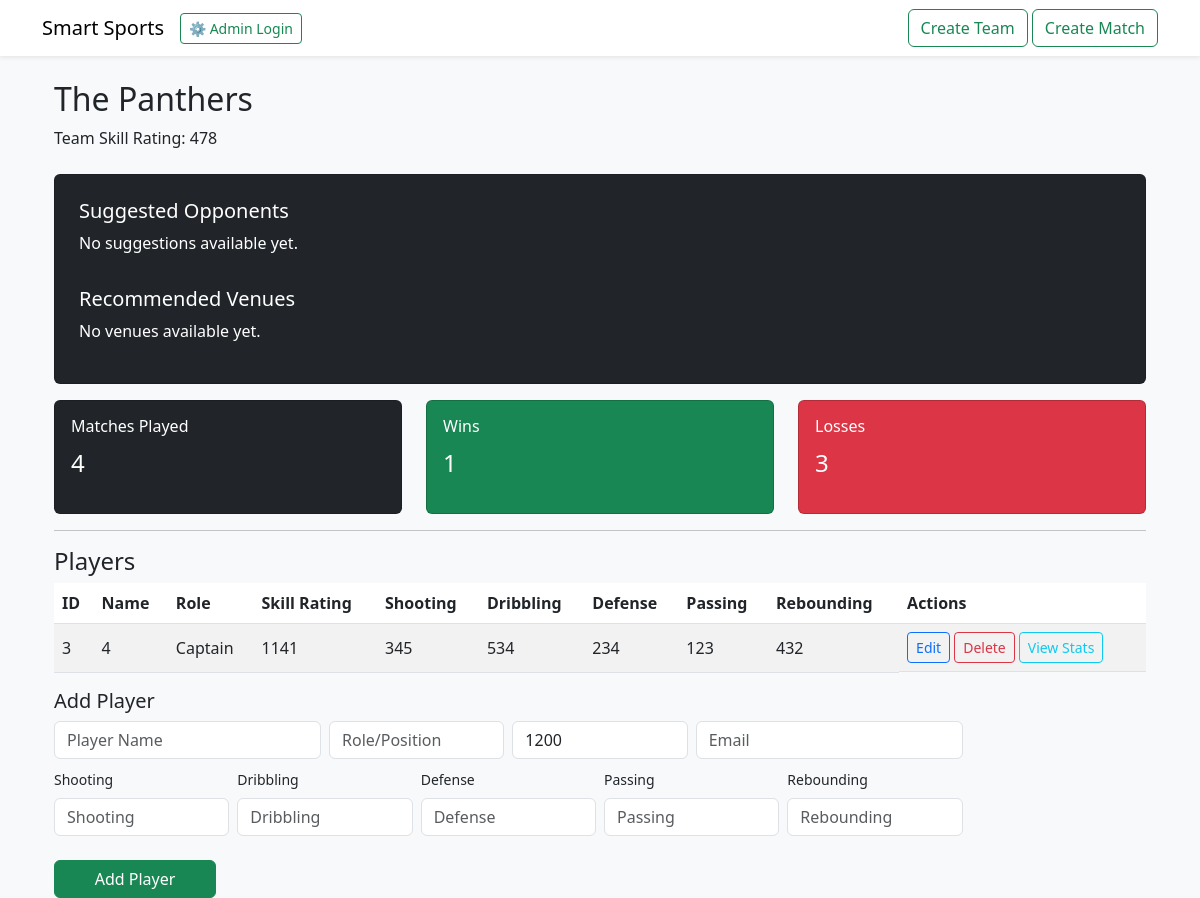
Page /teams/3 on the committed database.
### app/models.py (models this page shows)
class Team(db.Model):
    id = db.Column(db.Integer, primary_key=True)
    name = db.Column(db.String(120), nullable=False)
    color = db.Column(db.String(30), nullable=True)
    skill_rating = db.Column(db.Integer, default=1200)
    created_at = db.Column(db.DateTime, default=datetime.utcnow)
    sport = db.Column(db.String(50), nullable=True, default="soccer")
    captain_id = db.Column(db.Integer, db.ForeignKey('player.id'), nullable=True)
    matches_played = db.Column(db.Integer, default=0)
    matches_won = db.Column(db.Integer, default=0)
    matches_lost = db.Column(db.Integer, default=0)
    players = db.relationship("Player", backref="team", lazy=True, foreign_keys="Player.team_id")

class Player(db.Model):
    id = db.Column(db.Integer, primary_key=True)
    name = db.Column(db.String(120), nullable=False)
    email = db.Column(db.String(200), nullable=True)
    role = db.Column(db.String(80), nullable=True)
    skill_rating = db.Column(db.Integer, default=1200)
    invited = db.Column(db.Boolean, default=False)
    team_id = db.Column(db.Integer, db.ForeignKey('team.id'), nullable=True)
    games_played = db.Column(db.Integer, default=0)
    wins = db.Column(db.Integer, default=0)
    losses = db.Column(db.Integer, default=0)
    is_admin = db.Column(db.Boolean, default=False)
    skills = db.relationship("PlayerSkill", backref="player", lazy=True, cascade="all, delete-orphan")

class PlayerSkill(db.Model):
    id = db.Column(db.Integer, primary_key=True)
    player_id = db.Column(db.Integer, db.ForeignKey('player.id'), nullable=False)
    sport = db.Column(db.String(50), nullable=False)
    name = db.Column(db.String(80), nullable=False)
    value = db.Column(db.Integer, nullable=False, default=0)

### app/routes.py (the view)
@app.route("/teams/<int:team_id>")
def team_detail(team_id):
    team = Team.query.get_or_404(team_id)
    skill_names = skill_fields_for_sport(team.sport)
    players = team.players
    return render_template("team_detail.html", team=team, players=players, skill_names=skill_names)

### app/routes.py (called while the page is built)
def skill_fields_for_sport(sport):
    mapping = {
        "soccer": ["Shooting", "Passing", "Defending", "Speed", "Stamina"],
        "basketball": ["Shooting", "Dribbling", "Defense", "Passing", "Rebounding"],
        "volleyball": ["Serving", "Spiking", "Blocking", "Setting", "Passing"],
        "hockey": ["Shooting", "Skating", "Defense", "Checking", "Passing"],
        "football": ["Throwing", "Catching", "Tackling", "Speed", "Awareness"],
        "cricket": ["Bowling", "Batting", "Fielding", "Speed", "Fitness"],
        "default": ["Skill A", "Skill B", "Skill C", "Skill D", "Skill E"]
    }
    if not sport:
        return mapping["default"]
    return mapping.get(sport.lower(), mapping["default"])

### app/templates/team_detail.html (shortened to what this page needs)
{% extends "base.html" %}
{% block content %}
<div class="container mt-4">
    <h2>{{ team.name }}</h2>
    <p>Team Skill Rating: {{ team.skill_rating }}</p>
    <div class="card p-4 mt-4 bg-dark text-white rounded">
    <h5>Suggested Opponents</h5>
    {% if opponents %}
        <ul>
        {% for opp in opponents %}
            <li>{{ opp.name }} — Skill Rating: {{ opp.skill_rating }}</li>
        {% endfor %}
        </ul>
    {% else %}
        <p>No suggestions available yet.</p>
    {% endif %}
    <h5 class="mt-3">Recommended Venues</h5>
    {% if suggested_venues %}
        <ul>
        {% for v in suggested_venues %}
            <li>{{ v.name }} ({{ v.city or '' }})</li>
        {% endfor %}
        </ul>
    {% else %}
        <p>No venues available yet.</p>
    {% endif %}
    </div>
    <div class="row mt-3 mb-3">
        <div class="col-md-4">
            <div class="card p-3 bg-dark text-white">
                <h6 class="mb-2">Matches Played</h6>
                <p class="fs-4">{{ team.matches_played or 0 }}</p>
            </div>
        </div>
        <div class="col-md-4">
            <div class="card p-3 bg-success text-white">
                <h6 class="mb-2">Wins</h6>
                <p class="fs-4">{{ team.matches_won or 0 }}</p>
            </div>
        </div>
        <div class="col-md-4">
            <div class="card p-3 bg-danger text-white">
                <h6 class="mb-2">Losses</h6>
                <p class="fs-4">{{ team.matches_lost or 0 }}</p>
            </div>
        </div>
    </div>
    <hr>
    <h4>Players</h4>
    <table class="table table-striped align-middle">
        <thead>
            <tr>
                <th>ID</th>
                <th>Name</th>
                <th>Role</th>
                <th>Skill Rating</th>
                {% for skill_name in skill_names %}
                <th>{{ skill_name }}</th>
                {% endfor %}
                <th>Actions</th>
            </tr>
        </thead>
        <tbody>
            {% for p in players %}
            <tr>
                <td>{{ p.id }}</td>
                <td>{{ p.name }}</td>
                <td>{{ p.role or "" }}</td>
                <td>{{ p.skill_rating }}</td>
                {% set player_skills = {} %}
                {% for s in p.skills %}
                    {% set _ = player_skills.update({ s.name: s.value }) %}
                {% endfor %}
                {% for skill_name in skill_names %}
                    <td>{{ player_skills.get(skill_name, '-') }}</td>
                {% endfor %}
                <td class="d-flex flex-wrap gap-1">
                    <a href="{{ url_for('edit_player', player_id=p.id) }}"
                       class="btn btn-sm btn-outline-primary">Edit</a>
                    <a href="{{ url_for('delete_player', player_id=p.id) }}"
                       class="btn btn-sm btn-outline-danger"
                       onclick="return confirm('Delete {{ p.name }}?');">Delete</a>
                    <a href="{{ url_for('player_stats', player_id=p.id) }}"
                       class="btn btn-sm btn-outline-info">View Stats</a>
                </td>
            </tr>
            {% endfor %}
        </tbody>
    </table>
    <form method="POST" action="{{ url_for('team_add_player', team_id=team.id) }}" class="mt-3">
        <h5>Add Player</h5>
        <div class="row g-2 mb-2">
            <div class="col-md-3">
                <input type="text" class="form-control" name="name" placeholder="Player Name" required>
            </div>
            <div class="col-md-2">
                <input type="text" class="form-control" name="role" placeholder="Role/Position">
            </div>
            <div class="col-md-2">
                <input type="number" class="form-control" name="skill" placeholder="Skill Rating" value="1200">
            </div>
            <div class="col-md-3">
                <input type="email" class="form-control" name="email" placeholder="Email">
            </div>
        </div>
        <div class="row g-2">
            {% for skill_name in skill_names %}
            <div class="col-md-2 mb-2">
                <label class="form-label small">{{ skill_name }}</label>
                <input type="number" class="form-control"
                       name="skill_{{ skill_name.replace(' ', '_') }}"
                       min="0" max="999"
                       placeholder="{{ skill_name }}">
            </div>
            {% endfor %}
        </div>
        <div class="row mt-3">
            <div class="col-md-2">
                <button type="submit" class="btn btn-success w-100">Add Player</button>
            </div>
        </div>
    </form>
</div>
{% endblock %}

### rows in the picture
Team: name "The Panthers", skill_rating "478", matches_played "4", matches_won "1", matches_lost "3"
Player: id "3", name "4", role "Captain", skill_rating "1141", get "234" "123"
PlayerSkill: get "345"
PlayerSkill: get "534"
PlayerSkill: get "432"

### other values in the picture
{{ skill_name }} "Shooting" "Dribbling" "Defense" "Passing" "Rebounding"
